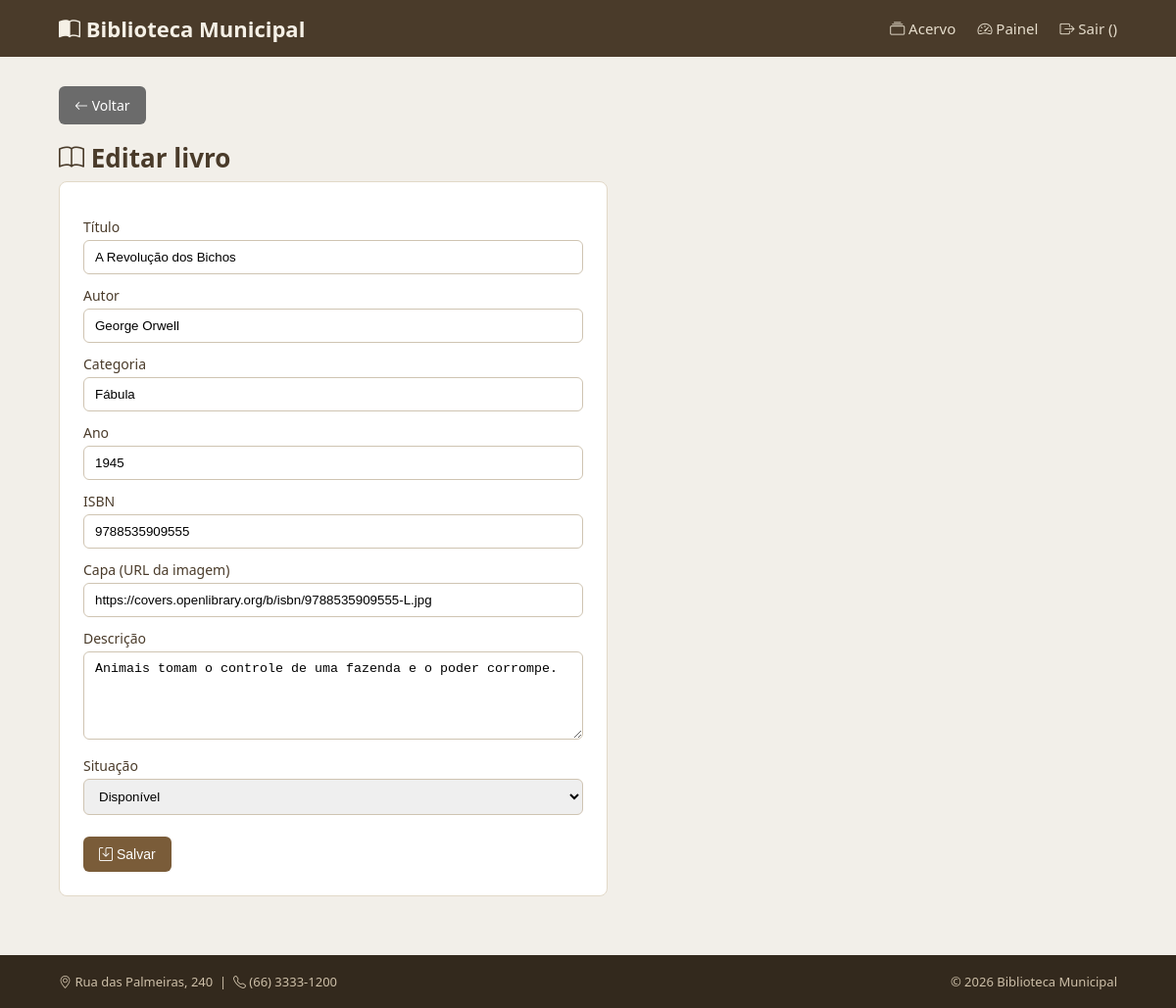
The app's page /livro_form.php?id=5 (signed in) with its own data.
### tables this page shows
CREATE TABLE livros (
    id INT AUTO_INCREMENT PRIMARY KEY,
    titulo VARCHAR(200),
    autor VARCHAR(150),
    categoria VARCHAR(100),
    ano INT,
    isbn VARCHAR(30),
    descricao TEXT,
    capa VARCHAR(300),
    disponivel TINYINT DEFAULT 1
);

### auth.php (called while the page is built, shortened)
<?php
function e($txt) {
    return htmlspecialchars($txt ?? '', ENT_QUOTES, 'UTF-8');
}

### livro_form.php (the view, shortened to what this page needs)
<?php
require 'config.php';
$livro = ['id'=>'','titulo'=>'','autor'=>'','categoria'=>'','ano'=>'','isbn'=>'','descricao'=>'','capa'=>'','disponivel'=>1];
if (isset($_GET['id'])) {
    $id = (int) $_GET['id'];
    $stmt = mysqli_prepare($conn, "SELECT * FROM livros WHERE id = ?");
    mysqli_stmt_bind_param($stmt, 'i', $id);
    mysqli_stmt_execute($stmt);
    $res = mysqli_stmt_get_result($stmt);
    $encontrado = mysqli_fetch_assoc($res);
    if ($encontrado) {
        $livro = $encontrado;
    }
}
?>
<?php require 'includes/header.php'; ?>
<a href="painel.php" class="btn btn-cinza"><i class="bi bi-arrow-left"></i> Voltar</a>
<h1 style="margin-top:16px">
    <i class="bi bi-book"></i>
    <?php echo $livro['id'] ? 'Editar livro' : 'Novo livro'; ?>
</h1>
<div class="form-box">
    <form method="post" action="livro_salvar.php">
        <label>Título</label>
        <input type="text" name="titulo" value="<?php echo e($livro['titulo']); ?>">
        <label>Autor</label>
        <input type="text" name="autor" value="<?php echo e($livro['autor']); ?>">
        <label>Categoria</label>
        <input type="text" name="categoria" value="<?php echo e($livro['categoria']); ?>">
        <label>Ano</label>
        <input type="text" name="ano" value="<?php echo e($livro['ano']); ?>">
        <label>ISBN</label>
        <input type="text" name="isbn" value="<?php echo e($livro['isbn']); ?>">
        <label>Capa (URL da imagem)</label>
        <input type="text" name="capa" value="<?php echo e($livro['capa']); ?>">
        <label>Descrição</label>
        <textarea name="descricao"><?php echo e($livro['descricao']); ?></textarea>
        <label>Situação</label>
        <select name="disponivel">
            <option value="1" <?php echo $livro['disponivel'] ? 'selected' : ''; ?>>Disponível</option>
        </select>
        <br><br>
        <button class="btn" type="submit"><i class="bi bi-save"></i> Salvar</button>
    </form>
</div>
<?php require 'includes/footer.php'; ?>

### css/estilo.css (style rules this page uses)
* { box-sizing: border-box; margin: 0; padding: 0; }
body { font-family: "Segoe UI", Arial, sans-serif; background: #f2efe9; color: #2b2b2b; }
h1 { font-size: 26px; margin-bottom: 6px; color: #4a3b2a; }
.btn { display: inline-block; background: #7a5c39; color: #fff; border: none; padding: 10px 16px; border-radius: 6px; cursor: pointer; text-decoration: none; font-size: 14px; }
.btn-cinza { background: #6b6b6b; }
.form-box { background: #fff; padding: 24px; border-radius: 8px; border: 1px solid #e2d9c8; max-width: 560px; }
.form-box label { display: block; margin: 12px 0 4px; font-size: 14px; color: #4a3b2a; }
.form-box input, .form-box textarea, .form-box select { width: 100%; padding: 9px 11px; border: 1px solid #cfc4b2; border-radius: 6px; }
.form-box textarea { min-height: 90px; }

### records on screen
livros: titulo "A Revolução dos Bichos", autor "George Orwell", categoria "Fábula", ano "1945", isbn "9788535909555", capa "https://covers.openlibrary.org/b/isbn/9788535909555-L.jpg", descricao "Animais tomam o controle de uma fazenda e o poder corrompe.", disponivel "Disponível"
